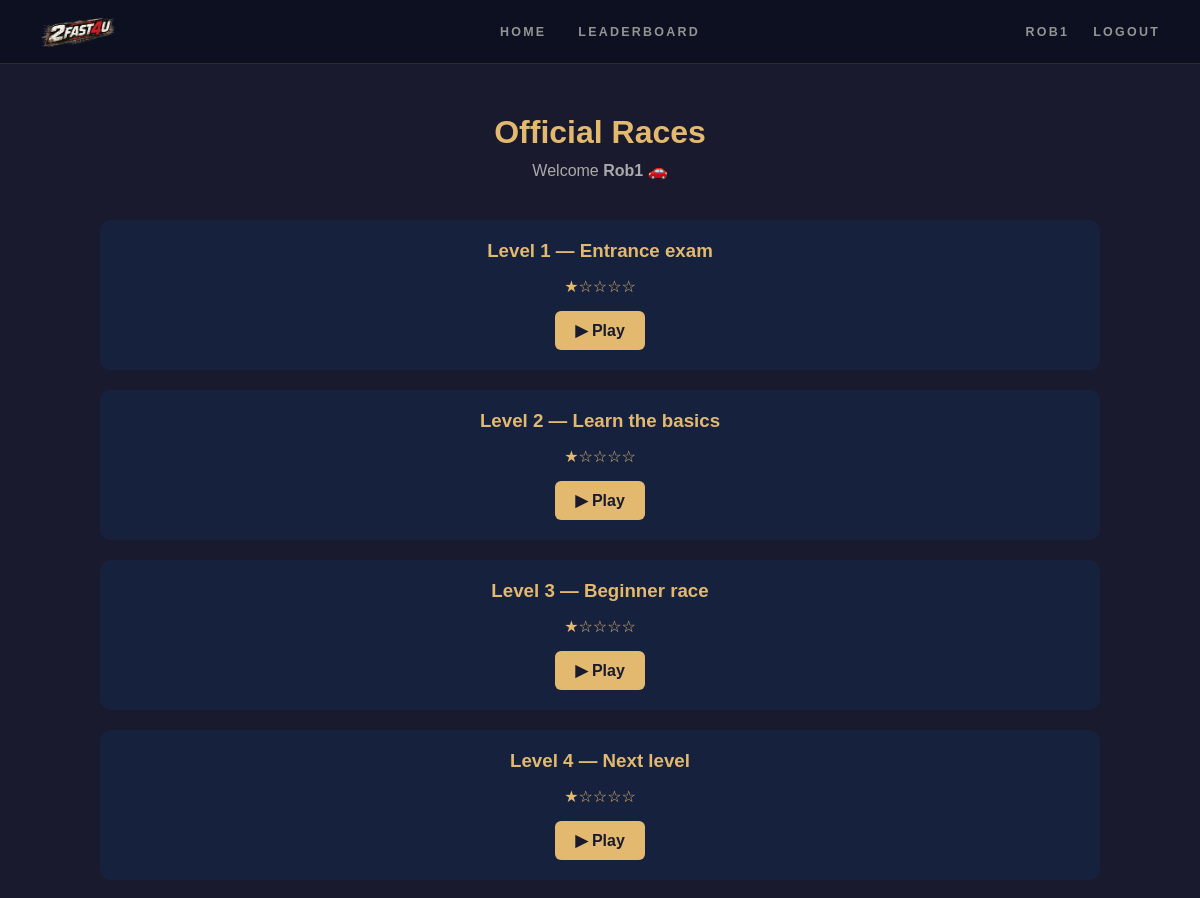
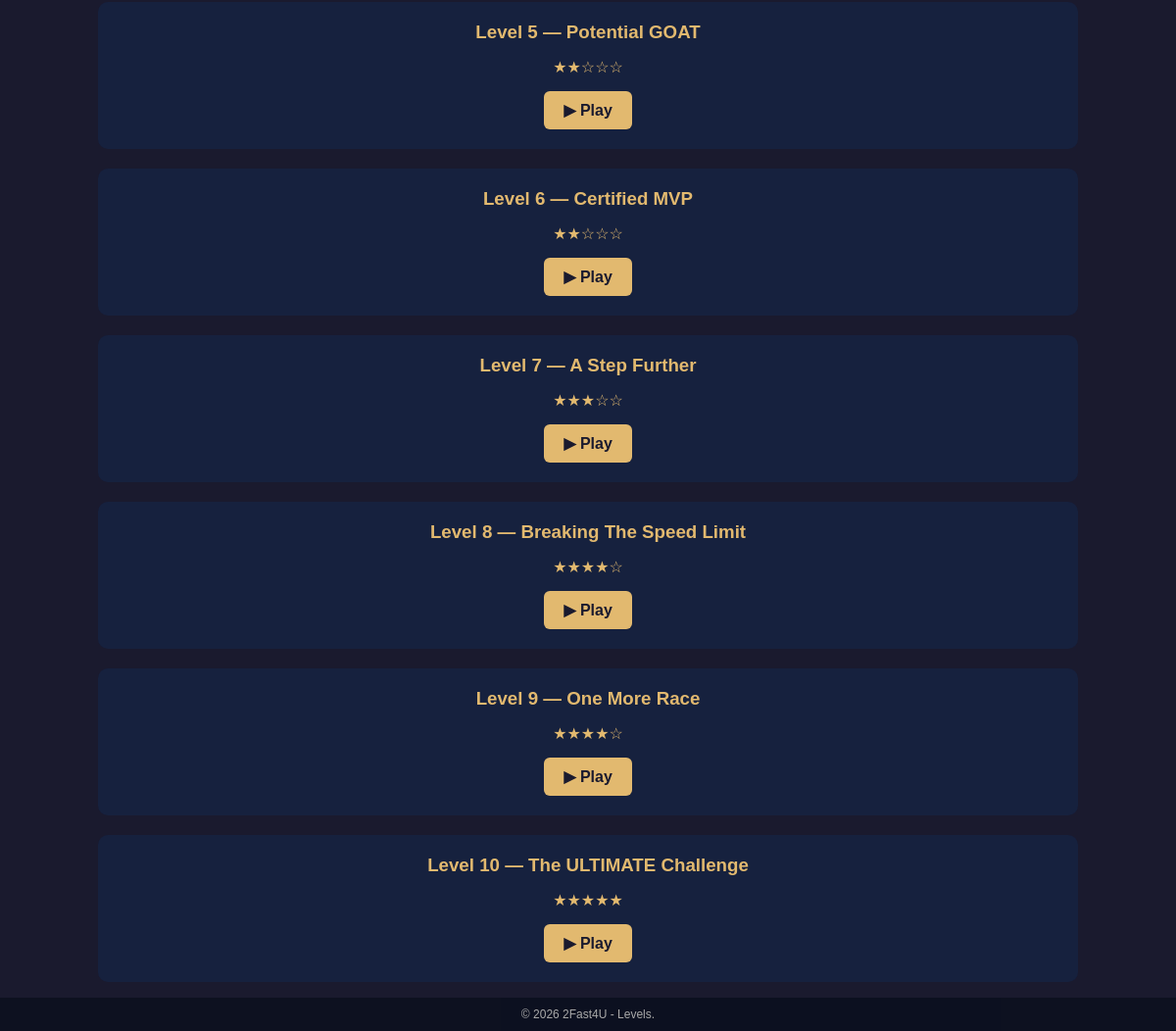
Page /pages/levels.php (signed in) on the committed database (2 pictures, top to bottom).
### tables this page shows
CREATE TABLE `niveau_cree` (
  `ID` int(11) NOT NULL,
  `Taille` int(11) NOT NULL,
  `Nombre_coups` int(11) NOT NULL DEFAULT '0',
  `Difficulte` int(11) NOT NULL DEFAULT '1',
  `grille` text,
  `Nom_du_niveau` text,
  `ID_Utilisateur` int(11) DEFAULT NULL,
  `code` varchar(10) DEFAULT NULL
);

### pages/levels.php (the view, shortened to what this page needs)
<?php
require_once '../includes/db.php';
$niveaux = $pdo->query("SELECT * FROM niveau_cree ORDER BY Difficulte ASC")->fetchAll();
$pseudo = $_SESSION['pseudo'] ?? 'Pilote invité';
function afficherEtoiles(int $niveau): string {
    return str_repeat('★', $niveau) . str_repeat('☆', 5 - $niveau);
}
?>
<!DOCTYPE html>
<html lang="fr">
<head>
    <link rel="stylesheet" href="../css/levels.css">
    <link rel="stylesheet" href="../css/style.css">
</head>
<body>
    <header>
            <a href="index.php" class="logo">
                <img src="../media/2fast.png" alt="2Fast4U" style="height: 40px;">
            </a>
        <nav>
            <a href="index.php">Home</a>
            <a href="leaderboard.php">Leaderboard</a>
        </nav>
        <div class="nav-right">
            <?php if (isset($_SESSION['pseudo'])): ?>
                <a href="profile.php"><?= htmlspecialchars($_SESSION['pseudo']) ?></a>
                <a href="logout.php">Logout</a>
            <?php else: ?>
                <a href="login.php">Login</a>
                <a href="register.php">Register</a>
            <?php endif; ?>
        </div>
    </header>
<section class="hero">
    <h2>Official Races</h2>
    <p>Welcome <strong><?= htmlspecialchars($pseudo) ?></strong> 🚗</p>
</section>
<section class="levels-container">
<?php foreach ($niveaux as $i => $niveau):
    $isLocked = in_array($niveau['ID'], $_SESSION['locked_levels'] ?? []);
?>
<div class="card <?= $isLocked ? 'locked' : '' ?>">
    <h3>Level <?= $i + 1 ?> — <?= htmlspecialchars($niveau['Nom_du_niveau']) ?></h3>
    <p class="difficulty"><?= afficherEtoiles($niveau['Difficulte']) ?></p>
    <?php if ($isLocked): ?>
        <span class="btn btn-lock">🔒 Locked</span>
    <?php else: ?>
        <a class="btn" href="game.php?type=fixed&id=<?= $i ?>">▶ Play</a>
    <?php endif; ?>
</div>
<?php endforeach; ?>
</section>
        <footer>
            © <?= date('Y') ?> 2Fast4U - Levels.
        </footer>
</body>
</html>

### css/levels.css (style rules this page uses)
* { margin:0; padding:0; box-sizing:border-box; }
.hero { text-align:center; padding:50px 20px 30px; }
.hero h2 { font-size:32px; color:#e2b96f; margin-bottom:10px; }
.hero p { color:#aaa; margin-bottom:10px; }
.levels-container { width:90%; max-width:1000px; margin:0 auto 50px; display:grid; gap:20px; }
.card { background:#16213e; padding:20px; border-radius:10px; text-align:center; }
.card h3 { color:#e2b96f; margin-bottom:15px; }
.difficulty { color:#e2b96f; margin-bottom:15px; }
.btn { display:inline-block; background:#e2b96f; color:#1a1a2e; padding:10px 20px; border-radius:6px; text-decoration:none; font-weight:bold; }

### css/style.css (style rules this page uses)
* { margin: 0; padding: 0; box-sizing: border-box; }
body { display: flex; flex-direction: column; min-height: 100vh; font-family: Arial, sans-serif; color: #eee; background-color: #1a1a2e; background-image: url('../media/background.png'); background-size: cover; background-position: center; background-repeat: no-repeat; background-attachment: fixed; overflow-y: auto; }
header { background: rgba(10, 15, 30, 0.82); backdrop-filter: blur(10px); padding: 0 40px; height: 64px; display: grid; grid-template-columns: 1fr auto 1fr; align-items: center; border-bottom: 1px solid rgba(226, 185, 111, 0.15); position: sticky; top: 0; z-index: 10; }
nav { display: flex; align-items: center; gap: 2rem; justify-content: center; }
.nav-right { display: flex; justify-content: flex-end; align-items: center; gap: 1.5rem; }
.nav-right a { color: rgba(240, 236, 227, 0.6); text-decoration: none; font-size: 0.78rem; font-weight: 600; letter-spacing: 0.18em; text-transform: uppercase; transition: color 0.2s; position: relative; }
nav a { color: rgba(240, 236, 227, 0.6); text-decoration: none; font-size: 0.78rem; font-weight: 600; letter-spacing: 0.18em; text-transform: uppercase; margin-left: 0; transition: color 0.2s; position: relative; }
nav a::after , .nav-right a::after { content: ''; position: absolute; bottom: -4px; left: 0; width: 0; height: 1px; background: #e2b96f; transition: width 0.25s; }
footer { position: fixed; bottom: 0; left: 0; right: 0; padding: 10px; background: rgba(10, 15, 30, 0.82); color: #aaa; text-align: center; font-size: 0.75rem; z-index: 5; }
.logo { display: flex; align-items: center; text-decoration: none; }

### rows in the picture
niveau_cree: Nom_du_niveau "Entrance exam", Difficulte "★☆☆☆☆"
niveau_cree: Nom_du_niveau "Learn the basics", Difficulte "★☆☆☆☆"
niveau_cree: Nom_du_niveau "Beginner race", Difficulte "★☆☆☆☆"
niveau_cree: Nom_du_niveau "Next level", Difficulte "★☆☆☆☆"
niveau_cree: Nom_du_niveau "Potential GOAT", Difficulte "★★☆☆☆"
niveau_cree: Nom_du_niveau "Certified MVP", Difficulte "★★☆☆☆"
niveau_cree: Nom_du_niveau "A Step Further", Difficulte "★★★☆☆"
niveau_cree: Nom_du_niveau "Breaking The Speed Limit", Difficulte "★★★★☆"
niveau_cree: Nom_du_niveau "One More Race", Difficulte "★★★★☆"
niveau_cree: Nom_du_niveau "The ULTIMATE Challenge", Difficulte "★★★★★"

### other values in the picture
$_SESSION['pseudo'] "ROB1"
$pseudo "Rob1"
